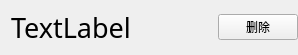
<?xml version="1.0" encoding="UTF-8"?>
<ui version="4.0">
 <class>FreightListItem</class>
 <widget class="QWidget" name="FreightListItem">
  <property name="geometry">
   <rect>
    <x>0</x>
    <y>0</y>
    <width>298</width>
    <height>55</height>
   </rect>
  </property>
  <property name="windowTitle">
   <string>Form</string>
  </property>
  <layout class="QHBoxLayout" name="horizontalLayout" stretch="9,1">
   <property name="spacing">
    <number>0</number>
   </property>
   <property name="topMargin">
    <number>0</number>
   </property>
   <property name="rightMargin">
    <number>0</number>
   </property>
   <property name="bottomMargin">
    <number>0</number>
   </property>
   <item>
    <widget class="QLabel" name="label">
     <property name="minimumSize">
      <size>
       <width>0</width>
       <height>55</height>
      </size>
     </property>
     <property name="font">
      <font>
       <family>微软雅黑</family>
       <pointsize>20</pointsize>
      </font>
     </property>
     <property name="text">
      <string>TextLabel</string>
     </property>
    </widget>
   </item>
   <item>
    <widget class="QPushButton" name="pushButton">
     <property name="text">
      <string>删除</string>
     </property>
    </widget>
   </item>
  </layout>
 </widget>
 <resources/>
 <connections/>
</ui>
